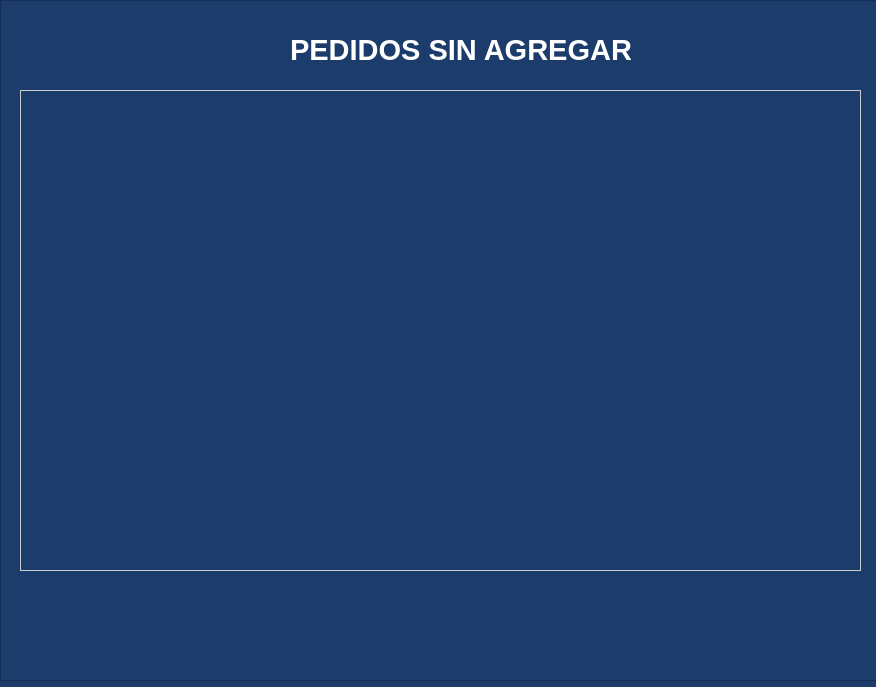
<?xml version="1.0" encoding="UTF-8"?>
<ui version="4.0">
 <class>Form</class>
 <widget class="QWidget" name="Form">
  <property name="geometry">
   <rect>
    <x>0</x>
    <y>0</y>
    <width>876</width>
    <height>687</height>
   </rect>
  </property>
  <property name="palette">
   <palette>
    <active>
     <colorrole role="Base">
      <brush brushstyle="SolidPattern">
       <color alpha="255">
        <red>28</red>
        <green>60</green>
        <blue>107</blue>
       </color>
      </brush>
     </colorrole>
     <colorrole role="Window">
      <brush brushstyle="SolidPattern">
       <color alpha="255">
        <red>28</red>
        <green>60</green>
        <blue>107</blue>
       </color>
      </brush>
     </colorrole>
    </active>
    <inactive>
     <colorrole role="Base">
      <brush brushstyle="SolidPattern">
       <color alpha="255">
        <red>28</red>
        <green>60</green>
        <blue>107</blue>
       </color>
      </brush>
     </colorrole>
     <colorrole role="Window">
      <brush brushstyle="SolidPattern">
       <color alpha="255">
        <red>28</red>
        <green>60</green>
        <blue>107</blue>
       </color>
      </brush>
     </colorrole>
    </inactive>
    <disabled>
     <colorrole role="Base">
      <brush brushstyle="SolidPattern">
       <color alpha="255">
        <red>28</red>
        <green>60</green>
        <blue>107</blue>
       </color>
      </brush>
     </colorrole>
     <colorrole role="Window">
      <brush brushstyle="SolidPattern">
       <color alpha="255">
        <red>28</red>
        <green>60</green>
        <blue>107</blue>
       </color>
      </brush>
     </colorrole>
    </disabled>
   </palette>
  </property>
  <property name="windowTitle">
   <string>Pedidos sin Asignar</string>
  </property>
  <widget class="QFrame" name="frame">
   <property name="geometry">
    <rect>
     <x>0</x>
     <y>0</y>
     <width>881</width>
     <height>681</height>
    </rect>
   </property>
   <property name="palette">
    <palette>
     <active>
      <colorrole role="Window">
       <brush brushstyle="SolidPattern">
        <color alpha="255">
         <red>28</red>
         <green>60</green>
         <blue>107</blue>
        </color>
       </brush>
      </colorrole>
     </active>
     <inactive>
      <colorrole role="Window">
       <brush brushstyle="SolidPattern">
        <color alpha="255">
         <red>28</red>
         <green>60</green>
         <blue>107</blue>
        </color>
       </brush>
      </colorrole>
     </inactive>
     <disabled>
      <colorrole role="Base">
       <brush brushstyle="SolidPattern">
        <color alpha="255">
         <red>28</red>
         <green>60</green>
         <blue>107</blue>
        </color>
       </brush>
      </colorrole>
      <colorrole role="Window">
       <brush brushstyle="SolidPattern">
        <color alpha="255">
         <red>28</red>
         <green>60</green>
         <blue>107</blue>
        </color>
       </brush>
      </colorrole>
     </disabled>
    </palette>
   </property>
   <property name="frameShape">
    <enum>QFrame::Shape::StyledPanel</enum>
   </property>
   <property name="frameShadow">
    <enum>QFrame::Shadow::Raised</enum>
   </property>
   <widget class="QLabel" name="label_16">
    <property name="geometry">
     <rect>
      <x>290</x>
      <y>20</y>
      <width>341</width>
      <height>61</height>
     </rect>
    </property>
    <property name="palette">
     <palette>
      <active>
       <colorrole role="WindowText">
        <brush brushstyle="SolidPattern">
         <color alpha="255">
          <red>0</red>
          <green>0</green>
          <blue>0</blue>
         </color>
        </brush>
       </colorrole>
       <colorrole role="Button">
        <brush brushstyle="SolidPattern">
         <color alpha="255">
          <red>255</red>
          <green>255</green>
          <blue>255</blue>
         </color>
        </brush>
       </colorrole>
       <colorrole role="Light">
        <brush brushstyle="SolidPattern">
         <color alpha="255">
          <red>255</red>
          <green>255</green>
          <blue>255</blue>
         </color>
        </brush>
       </colorrole>
       <colorrole role="Midlight">
        <brush brushstyle="SolidPattern">
         <color alpha="255">
          <red>255</red>
          <green>255</green>
          <blue>255</blue>
         </color>
        </brush>
       </colorrole>
       <colorrole role="Dark">
        <brush brushstyle="SolidPattern">
         <color alpha="255">
          <red>127</red>
          <green>127</green>
          <blue>127</blue>
         </color>
        </brush>
       </colorrole>
       <colorrole role="Mid">
        <brush brushstyle="SolidPattern">
         <color alpha="255">
          <red>170</red>
          <green>170</green>
          <blue>170</blue>
         </color>
        </brush>
       </colorrole>
       <colorrole role="Text">
        <brush brushstyle="SolidPattern">
         <color alpha="255">
          <red>0</red>
          <green>0</green>
          <blue>0</blue>
         </color>
        </brush>
       </colorrole>
       <colorrole role="BrightText">
        <brush brushstyle="SolidPattern">
         <color alpha="255">
          <red>255</red>
          <green>255</green>
          <blue>255</blue>
         </color>
        </brush>
       </colorrole>
       <colorrole role="ButtonText">
        <brush brushstyle="SolidPattern">
         <color alpha="255">
          <red>0</red>
          <green>0</green>
          <blue>0</blue>
         </color>
        </brush>
       </colorrole>
       <colorrole role="Base">
        <brush brushstyle="SolidPattern">
         <color alpha="255">
          <red>255</red>
          <green>255</green>
          <blue>255</blue>
         </color>
        </brush>
       </colorrole>
       <colorrole role="Window">
        <brush brushstyle="SolidPattern">
         <color alpha="255">
          <red>255</red>
          <green>255</green>
          <blue>255</blue>
         </color>
        </brush>
       </colorrole>
       <colorrole role="Shadow">
        <brush brushstyle="SolidPattern">
         <color alpha="255">
          <red>0</red>
          <green>0</green>
          <blue>0</blue>
         </color>
        </brush>
       </colorrole>
       <colorrole role="AlternateBase">
        <brush brushstyle="SolidPattern">
         <color alpha="255">
          <red>255</red>
          <green>255</green>
          <blue>255</blue>
         </color>
        </brush>
       </colorrole>
       <colorrole role="ToolTipBase">
        <brush brushstyle="SolidPattern">
         <color alpha="255">
          <red>255</red>
          <green>255</green>
          <blue>220</blue>
         </color>
        </brush>
       </colorrole>
       <colorrole role="ToolTipText">
        <brush brushstyle="SolidPattern">
         <color alpha="255">
          <red>0</red>
          <green>0</green>
          <blue>0</blue>
         </color>
        </brush>
       </colorrole>
       <colorrole role="PlaceholderText">
        <brush brushstyle="SolidPattern">
         <color alpha="127">
          <red>0</red>
          <green>0</green>
          <blue>0</blue>
         </color>
        </brush>
       </colorrole>
       <colorrole role="Accent">
        <brush brushstyle="SolidPattern">
         <color alpha="255">
          <red>255</red>
          <green>255</green>
          <blue>255</blue>
         </color>
        </brush>
       </colorrole>
      </active>
      <inactive>
       <colorrole role="WindowText">
        <brush brushstyle="SolidPattern">
         <color alpha="255">
          <red>0</red>
          <green>0</green>
          <blue>0</blue>
         </color>
        </brush>
       </colorrole>
       <colorrole role="Button">
        <brush brushstyle="SolidPattern">
         <color alpha="255">
          <red>255</red>
          <green>255</green>
          <blue>255</blue>
         </color>
        </brush>
       </colorrole>
       <colorrole role="Light">
        <brush brushstyle="SolidPattern">
         <color alpha="255">
          <red>255</red>
          <green>255</green>
          <blue>255</blue>
         </color>
        </brush>
       </colorrole>
       <colorrole role="Midlight">
        <brush brushstyle="SolidPattern">
         <color alpha="255">
          <red>255</red>
          <green>255</green>
          <blue>255</blue>
         </color>
        </brush>
       </colorrole>
       <colorrole role="Dark">
        <brush brushstyle="SolidPattern">
         <color alpha="255">
          <red>127</red>
          <green>127</green>
          <blue>127</blue>
         </color>
        </brush>
       </colorrole>
       <colorrole role="Mid">
        <brush brushstyle="SolidPattern">
         <color alpha="255">
          <red>170</red>
          <green>170</green>
          <blue>170</blue>
         </color>
        </brush>
       </colorrole>
       <colorrole role="Text">
        <brush brushstyle="SolidPattern">
         <color alpha="255">
          <red>0</red>
          <green>0</green>
          <blue>0</blue>
         </color>
        </brush>
       </colorrole>
       <colorrole role="BrightText">
        <brush brushstyle="SolidPattern">
         <color alpha="255">
          <red>255</red>
          <green>255</green>
          <blue>255</blue>
         </color>
        </brush>
       </colorrole>
       <colorrole role="ButtonText">
        <brush brushstyle="SolidPattern">
         <color alpha="255">
          <red>0</red>
          <green>0</green>
          <blue>0</blue>
         </color>
        </brush>
       </colorrole>
       <colorrole role="Base">
        <brush brushstyle="SolidPattern">
         <color alpha="255">
          <red>255</red>
          <green>255</green>
          <blue>255</blue>
         </color>
        </brush>
       </colorrole>
       <colorrole role="Window">
        <brush brushstyle="SolidPattern">
         <color alpha="255">
          <red>255</red>
          <green>255</green>
          <blue>255</blue>
         </color>
        </brush>
       </colorrole>
       <colorrole role="Shadow">
        <brush brushstyle="SolidPattern">
         <color alpha="255">
          <red>0</red>
          <green>0</green>
          <blue>0</blue>
         </color>
        </brush>
       </colorrole>
       <colorrole role="AlternateBase">
        <brush brushstyle="SolidPattern">
         <color alpha="255">
          <red>255</red>
          <green>255</green>
          <blue>255</blue>
         </color>
        </brush>
       </colorrole>
       <colorrole role="ToolTipBase">
        <brush brushstyle="SolidPattern">
         <color alpha="255">
          <red>255</red>
          <green>255</green>
          <blue>220</blue>
         </color>
        </brush>
       </colorrole>
       <colorrole role="ToolTipText">
        <brush brushstyle="SolidPattern">
         <color alpha="255">
          <red>0</red>
          <green>0</green>
          <blue>0</blue>
         </color>
        </brush>
       </colorrole>
       <colorrole role="PlaceholderText">
        <brush brushstyle="SolidPattern">
         <color alpha="127">
          <red>0</red>
          <green>0</green>
          <blue>0</blue>
         </color>
        </brush>
       </colorrole>
       <colorrole role="Accent">
        <brush brushstyle="SolidPattern">
         <color alpha="255">
          <red>255</red>
          <green>255</green>
          <blue>255</blue>
         </color>
        </brush>
       </colorrole>
      </inactive>
      <disabled>
       <colorrole role="WindowText">
        <brush brushstyle="SolidPattern">
         <color alpha="255">
          <red>127</red>
          <green>127</green>
          <blue>127</blue>
         </color>
        </brush>
       </colorrole>
       <colorrole role="Button">
        <brush brushstyle="SolidPattern">
         <color alpha="255">
          <red>255</red>
          <green>255</green>
          <blue>255</blue>
         </color>
        </brush>
       </colorrole>
       <colorrole role="Light">
        <brush brushstyle="SolidPattern">
         <color alpha="255">
          <red>255</red>
          <green>255</green>
          <blue>255</blue>
         </color>
        </brush>
       </colorrole>
       <colorrole role="Midlight">
        <brush brushstyle="SolidPattern">
         <color alpha="255">
          <red>255</red>
          <green>255</green>
          <blue>255</blue>
         </color>
        </brush>
       </colorrole>
       <colorrole role="Dark">
        <brush brushstyle="SolidPattern">
         <color alpha="255">
          <red>127</red>
          <green>127</green>
          <blue>127</blue>
         </color>
        </brush>
       </colorrole>
       <colorrole role="Mid">
        <brush brushstyle="SolidPattern">
         <color alpha="255">
          <red>170</red>
          <green>170</green>
          <blue>170</blue>
         </color>
        </brush>
       </colorrole>
       <colorrole role="Text">
        <brush brushstyle="SolidPattern">
         <color alpha="255">
          <red>127</red>
          <green>127</green>
          <blue>127</blue>
         </color>
        </brush>
       </colorrole>
       <colorrole role="BrightText">
        <brush brushstyle="SolidPattern">
         <color alpha="255">
          <red>255</red>
          <green>255</green>
          <blue>255</blue>
         </color>
        </brush>
       </colorrole>
       <colorrole role="ButtonText">
        <brush brushstyle="SolidPattern">
         <color alpha="255">
          <red>127</red>
          <green>127</green>
          <blue>127</blue>
         </color>
        </brush>
       </colorrole>
       <colorrole role="Base">
        <brush brushstyle="SolidPattern">
         <color alpha="255">
          <red>255</red>
          <green>255</green>
          <blue>255</blue>
         </color>
        </brush>
       </colorrole>
       <colorrole role="Window">
        <brush brushstyle="SolidPattern">
         <color alpha="255">
          <red>255</red>
          <green>255</green>
          <blue>255</blue>
         </color>
        </brush>
       </colorrole>
       <colorrole role="Shadow">
        <brush brushstyle="SolidPattern">
         <color alpha="255">
          <red>0</red>
          <green>0</green>
          <blue>0</blue>
         </color>
        </brush>
       </colorrole>
       <colorrole role="AlternateBase">
        <brush brushstyle="SolidPattern">
         <color alpha="255">
          <red>255</red>
          <green>255</green>
          <blue>255</blue>
         </color>
        </brush>
       </colorrole>
       <colorrole role="ToolTipBase">
        <brush brushstyle="SolidPattern">
         <color alpha="255">
          <red>255</red>
          <green>255</green>
          <blue>220</blue>
         </color>
        </brush>
       </colorrole>
       <colorrole role="ToolTipText">
        <brush brushstyle="SolidPattern">
         <color alpha="255">
          <red>0</red>
          <green>0</green>
          <blue>0</blue>
         </color>
        </brush>
       </colorrole>
       <colorrole role="PlaceholderText">
        <brush brushstyle="SolidPattern">
         <color alpha="127">
          <red>127</red>
          <green>127</green>
          <blue>127</blue>
         </color>
        </brush>
       </colorrole>
       <colorrole role="Accent">
        <brush brushstyle="SolidPattern">
         <color alpha="255">
          <red>255</red>
          <green>255</green>
          <blue>255</blue>
         </color>
        </brush>
       </colorrole>
      </disabled>
     </palette>
    </property>
    <property name="cursor">
     <cursorShape>UpArrowCursor</cursorShape>
    </property>
    <property name="styleSheet">
     <string notr="true">QLabel {
    color: white; /* Cambia 'blue' por el color que prefieras */
}</string>
    </property>
    <property name="text">
     <string>&lt;html&gt;&lt;head/&gt;&lt;body&gt;&lt;p&gt;&lt;span style=&quot; font-size:22pt; font-weight:700;&quot;&gt;PEDIDOS SIN AGREGAR&lt;/span&gt;&lt;/p&gt;&lt;/body&gt;&lt;/html&gt;</string>
    </property>
   </widget>
   <widget class="QTableWidget" name="PedidosHuerfanos">
    <property name="geometry">
     <rect>
      <x>10</x>
      <y>80</y>
      <width>861</width>
      <height>501</height>
     </rect>
    </property>
    <property name="palette">
     <palette>
      <active>
       <colorrole role="Button">
        <brush brushstyle="SolidPattern">
         <color alpha="0">
          <red>0</red>
          <green>0</green>
          <blue>0</blue>
         </color>
        </brush>
       </colorrole>
       <colorrole role="Base">
        <brush brushstyle="NoBrush">
         <color alpha="255">
          <red>0</red>
          <green>0</green>
          <blue>0</blue>
         </color>
        </brush>
       </colorrole>
       <colorrole role="Window">
        <brush brushstyle="SolidPattern">
         <color alpha="0">
          <red>0</red>
          <green>0</green>
          <blue>0</blue>
         </color>
        </brush>
       </colorrole>
      </active>
      <inactive>
       <colorrole role="Button">
        <brush brushstyle="SolidPattern">
         <color alpha="0">
          <red>0</red>
          <green>0</green>
          <blue>0</blue>
         </color>
        </brush>
       </colorrole>
       <colorrole role="Base">
        <brush brushstyle="NoBrush">
         <color alpha="255">
          <red>0</red>
          <green>0</green>
          <blue>0</blue>
         </color>
        </brush>
       </colorrole>
       <colorrole role="Window">
        <brush brushstyle="SolidPattern">
         <color alpha="0">
          <red>0</red>
          <green>0</green>
          <blue>0</blue>
         </color>
        </brush>
       </colorrole>
      </inactive>
      <disabled>
       <colorrole role="Button">
        <brush brushstyle="SolidPattern">
         <color alpha="0">
          <red>0</red>
          <green>0</green>
          <blue>0</blue>
         </color>
        </brush>
       </colorrole>
       <colorrole role="Base">
        <brush brushstyle="NoBrush">
         <color alpha="255">
          <red>0</red>
          <green>0</green>
          <blue>0</blue>
         </color>
        </brush>
       </colorrole>
       <colorrole role="Window">
        <brush brushstyle="SolidPattern">
         <color alpha="0">
          <red>0</red>
          <green>0</green>
          <blue>0</blue>
         </color>
        </brush>
       </colorrole>
      </disabled>
     </palette>
    </property>
    <property name="styleSheet">
     <string notr="true">QTableWidget {
    background-color: transparent;
    border: 1px solid #ccc;
    padding: 5px;
    margin: 10px;
    font-family: 'Arial';  
    font-size: 10pt;  
}
QHeaderView::section {
    background-color: #1c3c6b; 
    color: #ffffff;
    padding: 4px;
    border: 1px solid #aaa;
    font-weight: bold;
}


QScrollBar:vertical {
    border: 1px solid #999999;
    background: #f0f0f0;
    width: 10px;
    margin: 0px;
}

QScrollBar::handle:vertical {
    background: #04943b;
    min-height: 20px;
}


   QScrollBar:horizontal {
        height: 12px;
        background: #04943b ;
    }
    QScrollBar::handle:horizontal {
        background: #04943b ;
        border-radius: 6px;
    }
    QScrollBar::add-line:horizontal,
 QScrollBar::sub-line:horizontal {
        background: none;
    }

</string>
    </property>
   </widget>
   <widget class="QPushButton" name="BotonMas_2">
    <property name="geometry">
     <rect>
      <x>320</x>
      <y>580</y>
      <width>91</width>
      <height>81</height>
     </rect>
    </property>
    <property name="palette">
     <palette>
      <active>
       <colorrole role="WindowText">
        <brush brushstyle="SolidPattern">
         <color alpha="255">
          <red>255</red>
          <green>255</green>
          <blue>255</blue>
         </color>
        </brush>
       </colorrole>
       <colorrole role="Button">
        <brush brushstyle="SolidPattern">
         <color alpha="255">
          <red>148</red>
          <green>193</green>
          <blue>30</blue>
         </color>
        </brush>
       </colorrole>
       <colorrole role="Text">
        <brush brushstyle="SolidPattern">
         <color alpha="255">
          <red>255</red>
          <green>255</green>
          <blue>255</blue>
         </color>
        </brush>
       </colorrole>
       <colorrole role="ButtonText">
        <brush brushstyle="SolidPattern">
         <color alpha="255">
          <red>85</red>
          <green>170</green>
          <blue>0</blue>
         </color>
        </brush>
       </colorrole>
       <colorrole role="Base">
        <brush brushstyle="SolidPattern">
         <color alpha="255">
          <red>148</red>
          <green>193</green>
          <blue>30</blue>
         </color>
        </brush>
       </colorrole>
       <colorrole role="Window">
        <brush brushstyle="SolidPattern">
         <color alpha="255">
          <red>148</red>
          <green>193</green>
          <blue>30</blue>
         </color>
        </brush>
       </colorrole>
       <colorrole role="PlaceholderText">
        <brush brushstyle="SolidPattern">
         <color alpha="128">
          <red>255</red>
          <green>255</green>
          <blue>255</blue>
         </color>
        </brush>
       </colorrole>
      </active>
      <inactive>
       <colorrole role="WindowText">
        <brush brushstyle="SolidPattern">
         <color alpha="255">
          <red>255</red>
          <green>255</green>
          <blue>255</blue>
         </color>
        </brush>
       </colorrole>
       <colorrole role="Button">
        <brush brushstyle="SolidPattern">
         <color alpha="255">
          <red>148</red>
          <green>193</green>
          <blue>30</blue>
         </color>
        </brush>
       </colorrole>
       <colorrole role="Text">
        <brush brushstyle="SolidPattern">
         <color alpha="255">
          <red>255</red>
          <green>255</green>
          <blue>255</blue>
         </color>
        </brush>
       </colorrole>
       <colorrole role="ButtonText">
        <brush brushstyle="SolidPattern">
         <color alpha="255">
          <red>85</red>
          <green>170</green>
          <blue>0</blue>
         </color>
        </brush>
       </colorrole>
       <colorrole role="Base">
        <brush brushstyle="SolidPattern">
         <color alpha="255">
          <red>148</red>
          <green>193</green>
          <blue>30</blue>
         </color>
        </brush>
       </colorrole>
       <colorrole role="Window">
        <brush brushstyle="SolidPattern">
         <color alpha="255">
          <red>148</red>
          <green>193</green>
          <blue>30</blue>
         </color>
        </brush>
       </colorrole>
       <colorrole role="PlaceholderText">
        <brush brushstyle="SolidPattern">
         <color alpha="128">
          <red>255</red>
          <green>255</green>
          <blue>255</blue>
         </color>
        </brush>
       </colorrole>
      </inactive>
      <disabled>
       <colorrole role="WindowText">
        <brush brushstyle="SolidPattern">
         <color alpha="255">
          <red>255</red>
          <green>255</green>
          <blue>255</blue>
         </color>
        </brush>
       </colorrole>
       <colorrole role="Button">
        <brush brushstyle="SolidPattern">
         <color alpha="255">
          <red>148</red>
          <green>193</green>
          <blue>30</blue>
         </color>
        </brush>
       </colorrole>
       <colorrole role="Text">
        <brush brushstyle="SolidPattern">
         <color alpha="255">
          <red>255</red>
          <green>255</green>
          <blue>255</blue>
         </color>
        </brush>
       </colorrole>
       <colorrole role="ButtonText">
        <brush brushstyle="SolidPattern">
         <color alpha="255">
          <red>255</red>
          <green>255</green>
          <blue>255</blue>
         </color>
        </brush>
       </colorrole>
       <colorrole role="Base">
        <brush brushstyle="SolidPattern">
         <color alpha="255">
          <red>148</red>
          <green>193</green>
          <blue>30</blue>
         </color>
        </brush>
       </colorrole>
       <colorrole role="Window">
        <brush brushstyle="SolidPattern">
         <color alpha="255">
          <red>148</red>
          <green>193</green>
          <blue>30</blue>
         </color>
        </brush>
       </colorrole>
       <colorrole role="PlaceholderText">
        <brush brushstyle="SolidPattern">
         <color alpha="128">
          <red>255</red>
          <green>255</green>
          <blue>255</blue>
         </color>
        </brush>
       </colorrole>
      </disabled>
     </palette>
    </property>
    <property name="font">
     <font>
      <pointsize>22</pointsize>
      <bold>true</bold>
     </font>
    </property>
    <property name="styleSheet">
     <string notr="true">QPushButton {
    background-color: #94c11e;
    color: white;
}
QPushButton:hover {
    background-color: #94c11e;
    color: white;
}
</string>
    </property>
    <property name="text">
     <string/>
    </property>
    <property name="icon">
     <iconset>
      <normaloff>../assets/botonMas.png</normaloff>../assets/botonMas.png</iconset>
    </property>
    <property name="iconSize">
     <size>
      <width>75</width>
      <height>75</height>
     </size>
    </property>
    <property name="flat">
     <bool>true</bool>
    </property>
   </widget>
   <widget class="QPushButton" name="BotonListo_2">
    <property name="geometry">
     <rect>
      <x>440</x>
      <y>580</y>
      <width>91</width>
      <height>81</height>
     </rect>
    </property>
    <property name="palette">
     <palette>
      <active>
       <colorrole role="WindowText">
        <brush brushstyle="SolidPattern">
         <color alpha="255">
          <red>255</red>
          <green>255</green>
          <blue>255</blue>
         </color>
        </brush>
       </colorrole>
       <colorrole role="Button">
        <brush brushstyle="SolidPattern">
         <color alpha="255">
          <red>148</red>
          <green>193</green>
          <blue>30</blue>
         </color>
        </brush>
       </colorrole>
       <colorrole role="Text">
        <brush brushstyle="SolidPattern">
         <color alpha="255">
          <red>255</red>
          <green>255</green>
          <blue>255</blue>
         </color>
        </brush>
       </colorrole>
       <colorrole role="ButtonText">
        <brush brushstyle="SolidPattern">
         <color alpha="255">
          <red>85</red>
          <green>170</green>
          <blue>0</blue>
         </color>
        </brush>
       </colorrole>
       <colorrole role="Base">
        <brush brushstyle="SolidPattern">
         <color alpha="255">
          <red>148</red>
          <green>193</green>
          <blue>30</blue>
         </color>
        </brush>
       </colorrole>
       <colorrole role="Window">
        <brush brushstyle="SolidPattern">
         <color alpha="255">
          <red>148</red>
          <green>193</green>
          <blue>30</blue>
         </color>
        </brush>
       </colorrole>
       <colorrole role="PlaceholderText">
        <brush brushstyle="SolidPattern">
         <color alpha="128">
          <red>255</red>
          <green>255</green>
          <blue>255</blue>
         </color>
        </brush>
       </colorrole>
      </active>
      <inactive>
       <colorrole role="WindowText">
        <brush brushstyle="SolidPattern">
         <color alpha="255">
          <red>255</red>
          <green>255</green>
          <blue>255</blue>
         </color>
        </brush>
       </colorrole>
       <colorrole role="Button">
        <brush brushstyle="SolidPattern">
         <color alpha="255">
          <red>148</red>
          <green>193</green>
          <blue>30</blue>
         </color>
        </brush>
       </colorrole>
       <colorrole role="Text">
        <brush brushstyle="SolidPattern">
         <color alpha="255">
          <red>255</red>
          <green>255</green>
          <blue>255</blue>
         </color>
        </brush>
       </colorrole>
       <colorrole role="ButtonText">
        <brush brushstyle="SolidPattern">
         <color alpha="255">
          <red>85</red>
          <green>170</green>
          <blue>0</blue>
         </color>
        </brush>
       </colorrole>
       <colorrole role="Base">
        <brush brushstyle="SolidPattern">
         <color alpha="255">
          <red>148</red>
          <green>193</green>
          <blue>30</blue>
         </color>
        </brush>
       </colorrole>
       <colorrole role="Window">
        <brush brushstyle="SolidPattern">
         <color alpha="255">
          <red>148</red>
          <green>193</green>
          <blue>30</blue>
         </color>
        </brush>
       </colorrole>
       <colorrole role="PlaceholderText">
        <brush brushstyle="SolidPattern">
         <color alpha="128">
          <red>255</red>
          <green>255</green>
          <blue>255</blue>
         </color>
        </brush>
       </colorrole>
      </inactive>
      <disabled>
       <colorrole role="WindowText">
        <brush brushstyle="SolidPattern">
         <color alpha="255">
          <red>255</red>
          <green>255</green>
          <blue>255</blue>
         </color>
        </brush>
       </colorrole>
       <colorrole role="Button">
        <brush brushstyle="SolidPattern">
         <color alpha="255">
          <red>148</red>
          <green>193</green>
          <blue>30</blue>
         </color>
        </brush>
       </colorrole>
       <colorrole role="Text">
        <brush brushstyle="SolidPattern">
         <color alpha="255">
          <red>255</red>
          <green>255</green>
          <blue>255</blue>
         </color>
        </brush>
       </colorrole>
       <colorrole role="ButtonText">
        <brush brushstyle="SolidPattern">
         <color alpha="255">
          <red>255</red>
          <green>255</green>
          <blue>255</blue>
         </color>
        </brush>
       </colorrole>
       <colorrole role="Base">
        <brush brushstyle="SolidPattern">
         <color alpha="255">
          <red>148</red>
          <green>193</green>
          <blue>30</blue>
         </color>
        </brush>
       </colorrole>
       <colorrole role="Window">
        <brush brushstyle="SolidPattern">
         <color alpha="255">
          <red>148</red>
          <green>193</green>
          <blue>30</blue>
         </color>
        </brush>
       </colorrole>
       <colorrole role="PlaceholderText">
        <brush brushstyle="SolidPattern">
         <color alpha="128">
          <red>255</red>
          <green>255</green>
          <blue>255</blue>
         </color>
        </brush>
       </colorrole>
      </disabled>
     </palette>
    </property>
    <property name="font">
     <font>
      <pointsize>22</pointsize>
      <bold>true</bold>
     </font>
    </property>
    <property name="styleSheet">
     <string notr="true">QPushButton {
    background-color: #94c11e;
    color: white;
}
QPushButton:hover {
    background-color: #94c11e;
    color: white;
}
</string>
    </property>
    <property name="text">
     <string/>
    </property>
    <property name="icon">
     <iconset>
      <normaloff>../assets/BotonListo.png</normaloff>../assets/BotonListo.png</iconset>
    </property>
    <property name="iconSize">
     <size>
      <width>110</width>
      <height>110</height>
     </size>
    </property>
    <property name="flat">
     <bool>true</bool>
    </property>
   </widget>
  </widget>
 </widget>
 <resources/>
 <connections/>
</ui>
